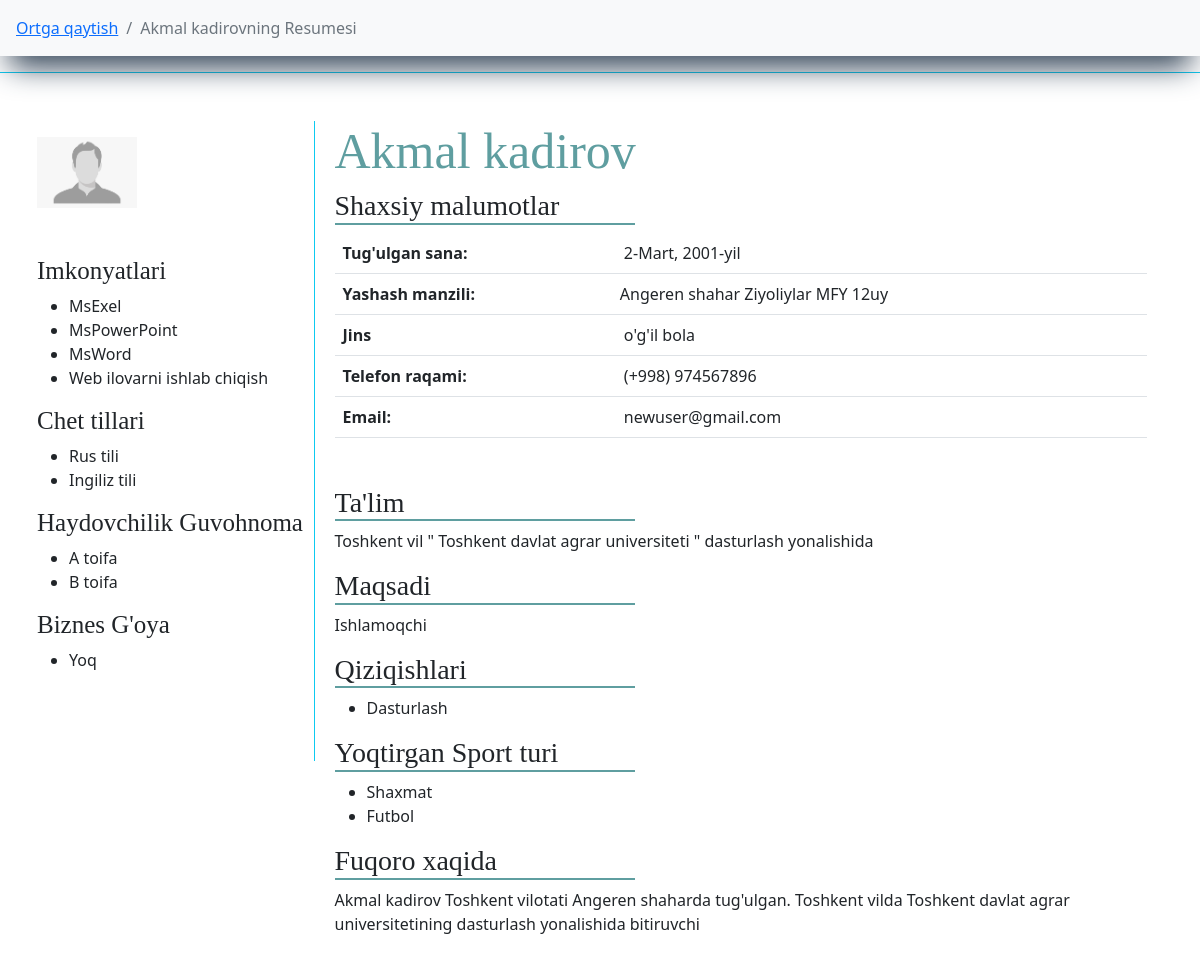
Screenshot of /bitiruvchilar/jadval/universitet/bitiruvchi/51/ (signed in) with the database file from the repository.
### main/models.py (models this page shows, shortened)
class Bitiruvchi(models.Model):
    f_name = models.CharField(max_length=l, verbose_name="F.I.Sh")
    img  = models.ImageField(default='default/default.png', upload_to='bitiruvchilar-foto/', verbose_name="Rasm")
    t_sana = models.DateField(verbose_name="Tug'ulgan sana", null=True, blank=True)
    jins = models.CharField(max_length=l, choices=jins, verbose_name="Jinsi", default="o'g'il bola")
    millat = models.CharField(max_length=l, null=True, blank=True)
    tuman = models.ForeignKey(TumanVaShahar, on_delete=models.CASCADE, verbose_name="Yashaydigan tuman(shahar)")
    mahalla = models.ForeignKey(Mahalla, on_delete=models.CASCADE, verbose_name="Mahalla Nomi")
    uy = models.CharField(max_length=l, null=True, blank=True, verbose_name="Ko'cha nomi 45uy")
    phone = models.CharField(max_length=9, verbose_name="Telefon raqam (+998) ", null=True, blank=True)
    email = models.EmailField(max_length=l, verbose_name="E-Pochta", null=True, blank=True)
    imkonyat = models.ManyToManyField(Imkonyat, related_name="abilty", verbose_name="Kompyuter bilimi")
    qiziqish = models.ForeignKey(Qiziqish, related_name="interest", on_delete=models.CASCADE, verbose_name="Qiziqish")
    sport = models.ManyToManyField(Sport, related_name="sport", verbose_name="Qiziqadigan sport turi")
    chettili = models.ManyToManyField(ChetTili, related_name="f_lang")
    idea = models.CharField(verbose_name="Biznes g'oya", max_length=l, choices=yesNo, default="Yoq")
    short_f = models.CharField(max_length=10000, verbose_name="Bizness g'oya haqqida qisqacha (agar bor bo'lsa)", null=True, blank=True)
    add_time = models.DateTimeField(auto_now_add=True)
    def __str__(self):
        return self.f_name

class AutoTime(models.Model):
    name = models.CharField(max_length=l, verbose_name="Nomi")
    add_time = models.DateTimeField(auto_now_add=True)
    def __str__(self):
        return self.name

class Imkonyat(AutoTime):
    def __str__(self):
        return super().__str__()

class AutoTime(models.Model):
    name = models.CharField(max_length=l, verbose_name="Nomi")
    add_time = models.DateTimeField(auto_now_add=True)
    def __str__(self):
        return self.name

class ChetTili(AutoTime):
    def __str__(self):
        return super().__str__()

class DriverLicense(AutoTime):
    def __str__(self):
        return super().__str__()

class TumanVaShahar(AutoTime):
    status = models.CharField(max_length=l, choices=t_sh, default="shaxar")
    def __str__(self):
        return f"{super().name} {self.status}"

class UniversitetBitiruvchisi(Bitiruvchi):
    vil = models.ForeignKey(Vil, on_delete=models.SET_NULL, null=True, blank=True)
    universitet = models.ForeignKey(Universitet, on_delete=models.CASCADE, verbose_name="Bitirayotgan OTM", null=True, blank=True)
    stu_way = models.CharField(max_length=l, null=True, blank=True, verbose_name="Mutaxasislik")
    other_un = models.CharField(max_length=l, null=True, blank=True, verbose_name="ChetEl OTM")
    stu_way_ch = models.CharField(max_length=l, null=True, blank=True, verbose_name="Mutaxasislik")
    maqsad = models.CharField(max_length=l, choices=aim, default="Ishlamoqchi", verbose_name="Maqsadi")
    guvohnoma = models.ManyToManyField(DriverLicense, related_name="guvohnomaU", verbose_name="Haydovchilik Guvohnomasi")
    universiteT = models.CharField(max_length=l, null=True, blank=True, verbose_name="Bitirayotgan OTM",)
    def __str__(self):
        return super().__str__()

class Sport(AutoTime):
    def __str__(self):
        return super().__str__()

### main/views.py (the view)
# urls.py: path("jadval/universitet/bitiruvchi/<pk>/", ResumeUniversitetTable, name="RUT"),
def ResumeUniversitetTable(request, pk):
    univer_b = UniversitetBitiruvchisi.objects.get(pk=pk)
    return render(request, 'cv/resume_univer_table.html', {
        'object': univer_b,
    })

### main/custom_context_processor.py (called while the page is built)
def data_avalible(request):
    all_tumanlar = TumanVaShahar.objects.all().order_by('name')
    context = {
        'all_tumanlar':all_tumanlar,
    }
    return context

### main/models.py (called while the page is built)
    def __str__(self):
        return f"{super().__str__()} MFY"

    def __str__(self):
        return super().__str__()

    def __str__(self):
        return super().__str__()

    def __str__(self):
        return super().__str__()

### templates/cv/resume_univer_table.html (shortened to what this page needs)
{% extends "main.html" %}
{% block content %}
<nav aria-label="breadcrumb" class="sticky-top bg-light">
    <ol class="breadcrumb p-3">
      <li class="breadcrumb-item"><a href="{% url 'F' %}">Ortga qaytish</a></li>
      <li class="breadcrumb-item active" aria-current="page">{{ object }}ning Resumesi</li>
    </ol>
</nav>
<div class="row">
    <div class="shadow_light col-xxl-5 m-auto p-5 border border-info">
        <div class="img-name pe-3">
            <div class="img border-end border-info pt-3">
                <img src="{{ object.img.url }}" width="100" alt="">
                <div class="imkonyat">
                    <h3>Imkonyatlari</h3>
                    <ul>
                        {% for i in object.imkonyat.all %}
                            <li>{{ i }}</li>
                        {% endfor %}
                    </ul>
                    <h3>Chet tillari</h3>
                    <ul>
                        {% for i in object.chettili.all %}
                            <li>{{ i }}</li>
                        {% endfor %}
                    </ul>
                    <h3>Haydovchilik Guvohnoma</h3>
                    <ul>
                        {% for i in object.guvohnoma.all %}
                            <li>{{ i }} toifa</li>
                        {% empty %}
                            <li>Guvohnoma mavjud emas</li>
                        {% endfor %}
                    </ul>
                    <h3>Biznes G'oya</h3>
                    <ul>
                        <li>{{ object.idea }}</li>
                    </ul>
                </div>
            </div>
            <div class="name">
                <div class="user-name">
                    <h1 class="ism">{{ object.f_name }}</h1>
                </div>
                <div class="data">
                    <h3>Shaxsiy malumotlar</h3>
                    <table class="table">
                        <tr>
                            <th>Tug'ulgan sana: </th>
                            {% if object.t_sana %}
                                <td>{{ object.t_sana }}</td>
                            {% else %}
                                <td>Mavjud emas</td>
                            {% endif %}
                        </tr>
                        <tr>
                            <th>Yashash manzili: </th>
                            {% if object.uy %}
                                <td class="ps-1"> {{ object.tuman }} {{ object.mahalla }} {{ object.uy }}</td>
                            {% else %}
                                <td class="ps-1"> {{ object.tuman }} {{ object.mahalla }}</td>
                            {% endif %}
                        </tr>
                        <tr>
                            <th>Jins</th>
                            <td>{{ object.jins }}</td>
                        </tr>
                        <tr>
                            <th>Telefon raqami: </th>
                            <td>(+998) {{ object.phone }}</td>
                        </tr>
                        <tr>
                            <th>Email: </th>
                            {% if object.email %}
                                <td>{{ object.email }}</td>
                            {% else %}
                                <td>Mavjud emas</td>
                            {% endif %}
                        </tr>
                    </table>
                    <div class="info-data">
                    <h3 class="">
                        Ta'lim
                    </h3>
                    {% if object.universiteT %}
                        <p>
                            "{{ object.universiteT }} " ---- {{ object.stu_way }} yonalishida
                        </p>
                    {% elif object.universitet %}
                        <p>
                            {{ object.vil }} " {{ object.universitet }} " {{ object.stu_way }} yonalishida
                        </p>
                    {% else %}
                        <p>
                            {{ object.other_un }} --- {{ object.stu_way_ch }}
                        </p>
                    {% endif %}
                    <h3>Maqsadi</h3>
                    <p>
                        {{ object.maqsad }}
                    </p>
                    <h3>Qiziqishlari</h3>
                    <ul>
                        <li>
                            {{ object.qiziqish }}
                        </li>
                    </ul>
                    <h3>Yoqtirgan Sport turi</h3>
                    <ul>
                        {% for i in object.sport.all %}
                            <li>{{ i }}</li>
                        {% empty %}
                            <li>malumot mavjud emas</li>
                        {% endfor %}
                    </ul>
                        <h3>Fuqoro xaqida</h3>
                        <p>
                        {{ object.f_name }} Toshkent vilotati {{ object.tuman }}da tug'ulgan.
                        {% if object.universitet %}
                            {{ object.vil }}da {{ object.universitet }}ning {{ object.stu_way }}
                            yonalishida bitiruvchi
                        {% else %}
                            {{ object.universiteT }}ning {{ object.stu_way }} yonalishida bituruvchi.
                        {% endif %}
                        </p>
                    </div>
                </div>
            </div>
        </div>
    </div>
</div>
{% endblock %}

### static/css/style.css (style rules this page uses)
body { overflow-x: hidden; }
h1 { font-weight: 500 !important; }
nav { box-shadow: rgb(38, 57, 77) 0px 20px 30px -10px; }
a { text-decoration: none; }
.img-name { width: 100%; display: inline-flex; justify-content: space-between; }
.img { width: 25%; height: 80vh; }
.name { width: 75%; padding-left: 20px; }
.ism { font-size: 50px; color: cadetblue; font-family: fantasy; }
.info-data h3, .data h3 { width: 300px; font-family: serif; border-bottom: 2px solid cadetblue; }
.imkonyat h3 { font-size: 25px; font-family: serif; }
.shadow_light { box-shadow: rgba(255, 255, 255, 0.1) 0px 1px 1px 0px inset, rgba(50, 50, 93, 0.25) 0px 50px 100px -20px, rgba(0, 0, 0, 0.3) 0px 30px 60px -30px; }
@media only screen and (max-width: 1290px) { .ism { font-size: 50px; } }

### rows the page displays
Bitiruvchi: f_name "Akmal kadirov", img (placeholder picture), idea "Yoq", t_sana "2-Mart, 2001-yil", tuman "Angeren shahar", mahalla "Ziyoliylar MFY", uy "12uy", jins "o'g'il bola", phone "974567896", email "newuser@gmail.com", qiziqish "Dasturlash"
Imkonyat: name "MsExel"
Imkonyat: name "MsPowerPoint"
Imkonyat: name "MsWord"
Imkonyat: name "Web ilovarni ishlab chiqish"
ChetTili: name "Rus tili"
ChetTili: name "Ingiliz tili"
DriverLicense: name "A"
DriverLicense: name "B"
UniversitetBitiruvchisi: vil "Toshkent vil", universitet "Toshkent davlat agrar universiteti", stu_way "dasturlash", maqsad "Ishlamoqchi"
Sport: name "Shaxmat"
Sport: name "Futbol"
